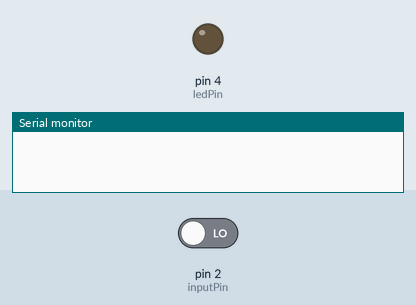
A sketch run on a simulated Arduino Uno, built with avr-gcc and run on an emulated ATmega328P. Shown: output pins drawn as LEDs (lit = HIGH), the last lines printed to the serial monitor. The test bench sets the inputs (shaded band); at power-on: pin 2 (inputPin) LOW.

Above: at 1.2 s.
1.3 s: pin 2 (inputPin) driven HIGH
At 1.8 s:
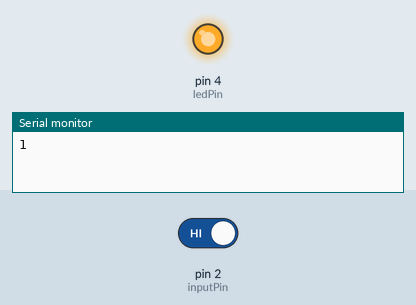
2.8 s: pin 2 (inputPin) driven LOW
At 4.1 s:
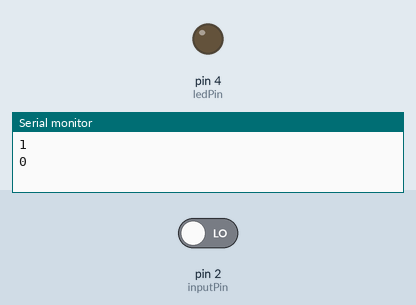
Timing chart, 0 to 5.8 s (numbered marks = the images above; inputs shaded):
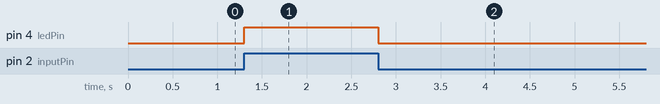

Measured:
- after the input at 1.3 s, pin 4 (ledPin): LOW → HIGH at once
- after the input at 2.8 s, pin 4 (ledPin): HIGH → LOW at once

The sketch:

motion_sensor.ino
```cpp
int ledPin = 4;                // choose the pin for the LED
int inputPin = 2;               // choose the input pin (for PIR sensor)
int pirState = LOW;             // we start, assuming no motion detected
int val = 0;                  // variable for reading the pin status
int num = 1;

void setup() {
  pinMode(ledPin, OUTPUT);      // declare LED as output
  pinMode(inputPin, INPUT);     // declare sensor as input

  Serial.begin(9600);
}

void loop(){
  val = digitalRead(inputPin);  // read input value
  if (val == HIGH) {            // check if the input is HIGH
    digitalWrite(ledPin, HIGH);  // turn LED ON


    if (pirState == LOW) {
      // we have just turned on
      pirState = HIGH;
      Serial.println(pirState);
        val=LOW;
    }

  } else {

    digitalWrite(ledPin, LOW); // turn LED OFF
    if (pirState == HIGH){
      // we have just turned of
      pirState = LOW;
      Serial.println(pirState);

    }
  }

}
```
